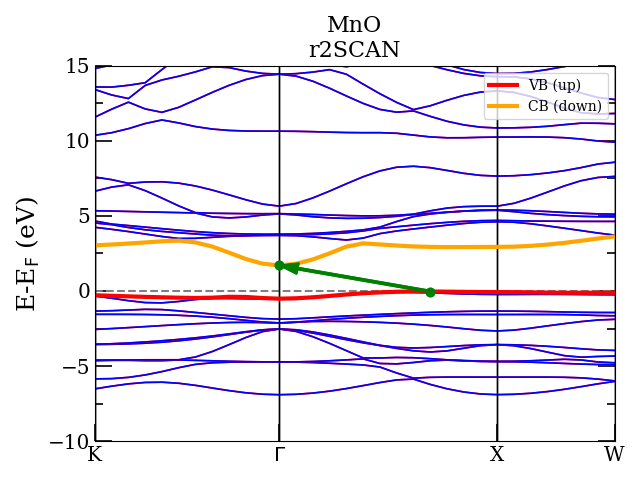

This figure's Python source:
import numpy as np
import matplotlib.pyplot as plt
from matplotlib import rcParams

from CASTEPbands import Spectral

# Set up matplotlib mirroring the style used by CASTEP's
# postprocessing utility for band visualisation.
rcParams.update({'text.usetex': False,
                 'font.family': 'serif',
                 'ytick.direction': 'in',
                 'ytick.left': True,
                 'ytick.right': True,
                 'ytick.minor.visible': True,
                 'ytick.major.size': 7,
                 'ytick.minor.size': 5
                 })

fontsize = 18
fermi_linewidth = 1.5

# Initialise band data
MnO_bands = Spectral.Spectral('MnO', zero_fermi=True)

# ASE HACK: ASE will get the high-symmetry points via the symmetry of the Bravais lattice.
# However, this may not always be the accurate, particuarly for unit cells.
# For MnO, the antiferromagnetic primitive cell is rhombohedral
# (consisting of two crystallographic primitive cells).
# Therefore, ASE will 'wrongly' assume this is rhombohedral and not do the labels correctly.
# In this instance, the high symmetry labels must be assigned manually.
MnO_bands.high_sym_labels = ['K', '$\\Gamma$', 'X', 'W']

# Get the band index of the valence and conduction band for each spin channel.
nelec = np.array([MnO_bands.nup, MnO_bands.ndown], dtype=int)
vb_i = nelec - 1
cb_i = nelec

fig, ax = plt.subplots()
plt.title('MnO\nr2SCAN', fontsize=16)

# Plot a spin polarised band structure
MnO_bands.plot_bs(ax,
                  # Colour all bands based on spin channel
                  spin_polarised=True,
                  fermi_linewidth=fermi_linewidth,
                  # Set energy limits
                  Elim=(-10, 15),
                  mark_gap=True,
                  mark_gap_color='green'
                  )

# Label the valence band for 'up' spin and valence band for 'down' spin
MnO_bands.plot_bs(
    ax,
    fontsize=fontsize,
    show_fermi=False,
    band_ids=np.array([[vb_i[0], None], [None, cb_i[1]]]),
    band_labels=['VB (up)', 'CB (down)'],
    band_colors=['r', 'orange'],
    linewidth=3.0,
)

# Add the legend
ax.legend(loc='upper right')

plt.tight_layout()
plt.savefig('MnO_label_bands.png')
